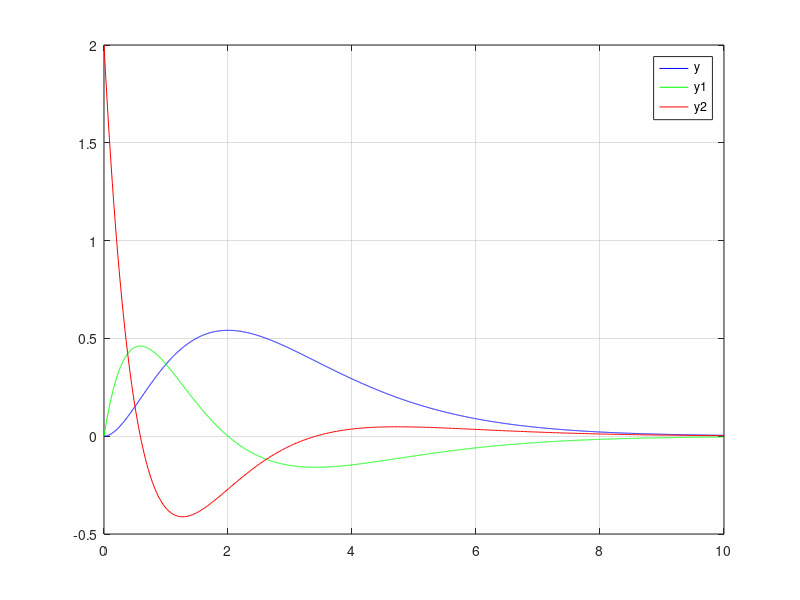

Recreate this plot in MATLAB.
clc;
close all;
clear all;

% Define the function and its analytical derivatives using anonymous handles
y  = @(x) (x.^2) .* exp(-x);
y1 = @(x) 2*x .* exp(-x) - (x.^2) .* exp(-x);
y2 = @(x) 2*exp(-x) + (x.^2) .* exp(-x) - 4*x .* exp(-x);

% Plotting the functions over the interval [0, 10]
fplot(y, [0, 10], 'b');
hold on;
fplot(y1, [0, 10], 'g');
fplot(y2, [0, 10], 'r');
grid on;

legend("y", "y1", "y2");
hold off;
